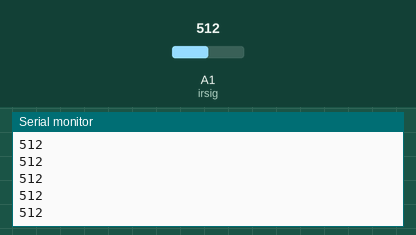
This sketch was run on a simulated Arduino Uno, built with avr-gcc and run on an emulated ATmega328P. Shown: the last lines printed to the serial monitor. The inputs (shaded band) are chosen by the test bench; at power-on: A1 (irsig) = 512.

Above: at 1.2 s.
1.3 s: A1 (irsig) set to 716
At 1.8 s:
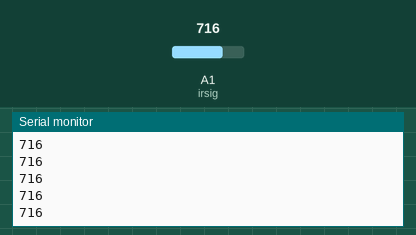
2.8 s: A1 (irsig) set to 900
At 3.8 s:
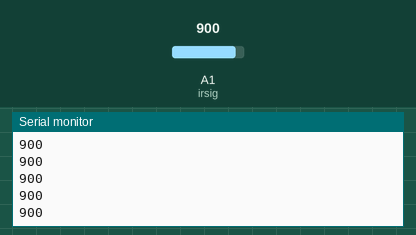
Timing chart, 0 to 5.8 s (numbered marks = the images above; inputs shaded):
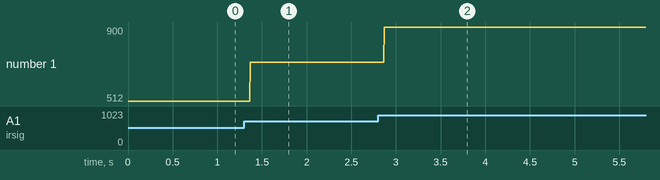

The sketch:

var_resistor_test.ino
```cpp
#define irsig A1


void setup() {
  Serial.begin(9600);

}

void loop() {
  // put your main code here, to run repeatedly:
  int a = analogRead(irsig);
  Serial.println(a);
}
```

Measured:
- after the input at 1.3 s, the serial monitor: prints a new line after 0.07 s (image 1)
- after the input at 2.8 s, the serial monitor: prints a new line after 0.07 s (image 2)
- plotted number 1: 512 → 716 after the input at 1.3 s, 716 → 900 after the input at 2.8 s
